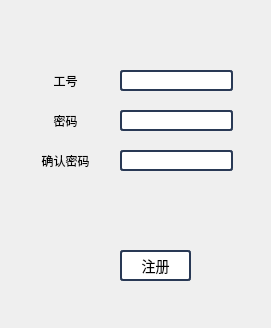
<?xml version="1.0" encoding="UTF-8"?>
<ui version="4.0">
 <class>RegisterUser</class>
 <widget class="QWidget" name="RegisterUser">
  <property name="windowModality">
   <enum>Qt::ApplicationModal</enum>
  </property>
  <property name="geometry">
   <rect>
    <x>0</x>
    <y>0</y>
    <width>271</width>
    <height>328</height>
   </rect>
  </property>
  <property name="windowTitle">
   <string>用户注册</string>
  </property>
  <widget class="QLineEdit" name="password_1">
   <property name="geometry">
    <rect>
     <x>120</x>
     <y>110</y>
     <width>113</width>
     <height>21</height>
    </rect>
   </property>
   <property name="styleSheet">
    <string notr="true">QLineEdit {
    border: 2px solid rgb(41, 57, 85);
    border-radius: 3px;
    background: white;
    selection-background-color: green;
    font-size: 14px ;
}</string>
   </property>
   <property name="echoMode">
    <enum>QLineEdit::Password</enum>
   </property>
  </widget>
  <widget class="QLabel" name="label_2">
   <property name="geometry">
    <rect>
     <x>30</x>
     <y>110</y>
     <width>71</width>
     <height>21</height>
    </rect>
   </property>
   <property name="styleSheet">
    <string notr="true">color: rgb(0, 0, 0);</string>
   </property>
   <property name="text">
    <string>密码</string>
   </property>
   <property name="alignment">
    <set>Qt::AlignCenter</set>
   </property>
  </widget>
  <widget class="QPushButton" name="register_2">
   <property name="geometry">
    <rect>
     <x>120</x>
     <y>250</y>
     <width>71</width>
     <height>31</height>
    </rect>
   </property>
   <property name="font">
    <font>
     <pointsize>-1</pointsize>
    </font>
   </property>
   <property name="styleSheet">
    <string notr="true">QPushButton {
    border: 2px solid rgb(41, 57, 85);
    border-radius: 3px;
    background: white;
    selection-background-color: green;
    font-size: 14px ;
}

QPushButton:pressed{
	background-color:rgb(85, 170, 255);                                                           	border-style: inset;
}</string>
   </property>
   <property name="text">
    <string>注册</string>
   </property>
  </widget>
  <widget class="QLineEdit" name="id">
   <property name="geometry">
    <rect>
     <x>120</x>
     <y>70</y>
     <width>113</width>
     <height>21</height>
    </rect>
   </property>
   <property name="styleSheet">
    <string notr="true">QLineEdit {
    border: 2px solid rgb(41, 57, 85);
    border-radius: 3px;
    background: white;
    selection-background-color: green;
    font-size: 14px ;
}</string>
   </property>
  </widget>
  <widget class="QLineEdit" name="password_2">
   <property name="geometry">
    <rect>
     <x>120</x>
     <y>150</y>
     <width>113</width>
     <height>21</height>
    </rect>
   </property>
   <property name="styleSheet">
    <string notr="true">QLineEdit {
    border: 2px solid rgb(41, 57, 85);
    border-radius: 3px;
    background: white;
    selection-background-color: green;
    font-size: 14px ;
}</string>
   </property>
   <property name="echoMode">
    <enum>QLineEdit::Password</enum>
   </property>
  </widget>
  <widget class="QLabel" name="label_4">
   <property name="geometry">
    <rect>
     <x>30</x>
     <y>150</y>
     <width>71</width>
     <height>21</height>
    </rect>
   </property>
   <property name="styleSheet">
    <string notr="true">color: rgb(0, 0, 0);</string>
   </property>
   <property name="text">
    <string>确认密码</string>
   </property>
   <property name="alignment">
    <set>Qt::AlignCenter</set>
   </property>
  </widget>
  <widget class="QLabel" name="label_3">
   <property name="geometry">
    <rect>
     <x>30</x>
     <y>70</y>
     <width>71</width>
     <height>21</height>
    </rect>
   </property>
   <property name="styleSheet">
    <string notr="true">color: rgb(0, 0, 0);</string>
   </property>
   <property name="text">
    <string>工号</string>
   </property>
   <property name="alignment">
    <set>Qt::AlignCenter</set>
   </property>
  </widget>
 </widget>
 <tabstops>
  <tabstop>id</tabstop>
  <tabstop>password_1</tabstop>
  <tabstop>password_2</tabstop>
  <tabstop>register_2</tabstop>
 </tabstops>
 <resources/>
 <connections/>
</ui>
